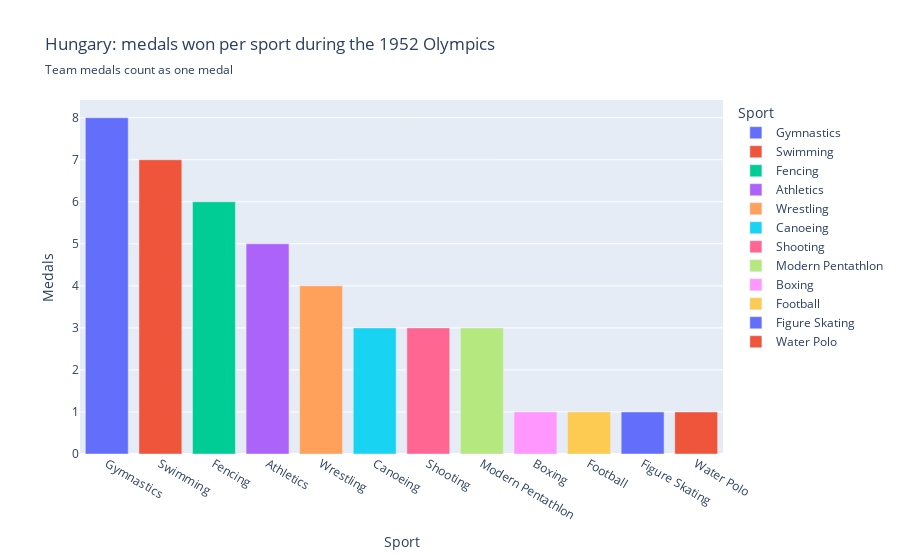

The notebook cell saved with this chart:
### Code cell
# 1952 was Hungary's most successful year in the Olympics
new_df = df[["Name", "NOC", "Year", "Sport", "Event", "Medal"]]
hun_new_df = new_df[(new_df["NOC"] == "HUN") & (new_df["Year"] == 1952)].dropna().drop_duplicates(subset=["Event", "Medal"])
hun_1952 = pd.DataFrame(hun_new_df.groupby("Sport")["Medal"].value_counts().unstack().sum(axis=1)).rename(columns={0: "Medals"}).sort_values("Medals", ascending=False)

fig = px.bar(
       data_frame=hun_1952,
       x=hun_1952.index, 
       y="Medals", 
       title="Hungary: medals won per sport during the 1952 Olympics", 
       subtitle="Team medals count as one medal", 
       color=hun_1952.index)
fig.show()

### Figure 1 — Plotly figure (JSON) as saved in the notebook; plotly's stock layout.template omitted (floating-point values rounded to 4 significant figures)
{"data": [{"hovertemplate": "Sport=%{x}<br>Medals=%{y}<extra></extra>", "legendgroup": "Gymnastics", "marker": {"color": "#636efa", "pattern": {"shape": ""}}, "name": "Gymnastics", "orientation": "v", "showlegend": true, "textposition": "auto", "type": "bar", "x": ["Gymnastics"], "xaxis": "x", "y": [8.0], "yaxis": "y"}, {"hovertemplate": "Sport=%{x}<br>Medals=%{y}<extra></extra>", "legendgroup": "Swimming", "marker": {"color": "#EF553B", "pattern": {"shape": ""}}, "name": "Swimming", "orientation": "v", "showlegend": true, "textposition": "auto", "type": "bar", "x": ["Swimming"], "xaxis": "x", "y": [7.0], "yaxis": "y"}, {"hovertemplate": "Sport=%{x}<br>Medals=%{y}<extra></extra>", "legendgroup": "Fencing", "marker": {"color": "#00cc96", "pattern": {"shape": ""}}, "name": "Fencing", "orientation": "v", "showlegend": true, "textposition": "auto", "type": "bar", "x": ["Fencing"], "xaxis": "x", "y": [6.0], "yaxis": "y"}, {"hovertemplate": "Sport=%{x}<br>Medals=%{y}<extra></extra>", "legendgroup": "Athletics", "marker": {"color": "#ab63fa", "pattern": {"shape": ""}}, "name": "Athletics", "orientation": "v", "showlegend": true, "textposition": "auto", "type": "bar", "x": ["Athletics"], "xaxis": "x", "y": [5.0], "yaxis": "y"}, {"hovertemplate": "Sport=%{x}<br>Medals=%{y}<extra></extra>", "legendgroup": "Wrestling", "marker": {"color": "#FFA15A", "pattern": {"shape": ""}}, "name": "Wrestling", "orientation": "v", "showlegend": true, "textposition": "auto", "type": "bar", "x": ["Wrestling"], "xaxis": "x", "y": [4.0], "yaxis": "y"}, {"hovertemplate": "Sport=%{x}<br>Medals=%{y}<extra></extra>", "legendgroup": "Canoeing", "marker": {"color": "#19d3f3", "pattern": {"shape": ""}}, "name": "Canoeing", "orientation": "v", "showlegend": true, "textposition": "auto", "type": "bar", "x": ["Canoeing"], "xaxis": "x", "y": [3.0], "yaxis": "y"}, {"hovertemplate": "Sport=%{x}<br>Medals=%{y}<extra></extra>", "legendgroup": "Shooting", "marker": {"color": "#FF6692", "pattern": {"shape": ""}}, "name": "Shooting", "orientation": "v", "showlegend": true, "textposition": "auto", "type": "bar", "x": ["Shooting"], "xaxis": "x", "y": [3.0], "yaxis": "y"}, {"hovertemplate": "Sport=%{x}<br>Medals=%{y}<extra></extra>", "legendgroup": "Modern Pentathlon", "marker": {"color": "#B6E880", "pattern": {"shape": ""}}, "name": "Modern Pentathlon", "orientation": "v", "showlegend": true, "textposition": "auto", "type": "bar", "x": ["Modern Pentathlon"], "xaxis": "x", "y": [3.0], "yaxis": "y"}, {"hovertemplate": "Sport=%{x}<br>Medals=%{y}<extra></extra>", "legendgroup": "Boxing", "marker": {"color": "#FF97FF", "pattern": {"shape": ""}}, "name": "Boxing", "orientation": "v", "showlegend": true, "textposition": "auto", "type": "bar", "x": ["Boxing"], "xaxis": "x", "y": [1.0], "yaxis": "y"}, {"hovertemplate": "Sport=%{x}<br>Medals=%{y}<extra></extra>", "legendgroup": "Football", "marker": {"color": "#FECB52", "pattern": {"shape": ""}}, "name": "Football", "orientation": "v", "showlegend": true, "textposition": "auto", "type": "bar", "x": ["Football"], "xaxis": "x", "y": [1.0], "yaxis": "y"}, {"hovertemplate": "Sport=%{x}<br>Medals=%{y}<extra></extra>", "legendgroup": "Figure Skating", "marker": {"color": "#636efa", "pattern": {"shape": ""}}, "name": "Figure Skating", "orientation": "v", "showlegend": true, "textposition": "auto", "type": "bar", "x": ["Figure Skating"], "xaxis": "x", "y": [1.0], "yaxis": "y"}, {"hovertemplate": "Sport=%{x}<br>Medals=%{y}<extra></extra>", "legendgroup": "Water Polo", "marker": {"color": "#EF553B", "pattern": {"shape": ""}}, "name": "Water Polo", "orientation": "v", "showlegend": true, "textposition": "auto", "type": "bar", "x": ["Water Polo"], "xaxis": "x", "y": [1.0], "yaxis": "y"}], "layout": {"barmode": "relative", "legend": {"title": {"text": "Sport"}, "tracegroupgap": 0}, "title": {"subtitle": {"text": "Team medals count as one medal"}, "text": "Hungary: medals won per sport during the 1952 Olympics"}, "xaxis": {"anchor": "y", "categoryarray": ["Gymnastics", "Swimming", "Fencing", "Athletics", "Wrestling", "Canoeing", "Shooting", "Modern Pentathlon", "Boxing", "Football", "Figure Skating", "Water Polo"], "categoryorder": "array", "domain": [0, 1], "title": {"text": "Sport"}}, "yaxis": {"anchor": "x", "domain": [0, 1], "title": {"text": "Medals"}}}}
